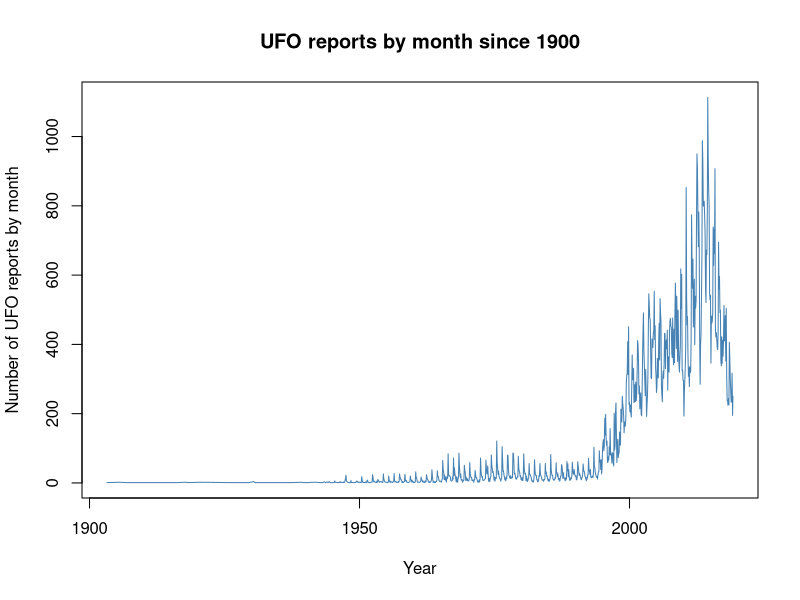

Recreate this plot in R.
## ---- chunk 1
knitr::opts_chunk$set(collapse = TRUE, warning = FALSE, message = FALSE, comment = NA)
## ---- chunk 2
# Script to read data on UFO reports and plot the data since 1900
# Audrey Bloggs 25th December 2022

# Load data from website
UFO <- read.csv("Data/UFO_data.csv",
                stringsAsFactors = FALSE)

# Convert 'Reports' variable to date
UFO$Reports <- as.Date(UFO$Reports, format = "%d/%m/%Y")

# Trim off dates before 1900 which have a different format and convert to NA
UFO <- UFO[which((!is.na(UFO$Reports))), ]

# Check the data structure
#str(UFO)

# Plot the data
plot(UFO$Count ~ UFO$Reports,
     type = 'l',
     col = "steelblue",
     xlab = "Year",
     ylab = "Number of UFO reports by month",
     main  = "UFO reports by month since 1900")
